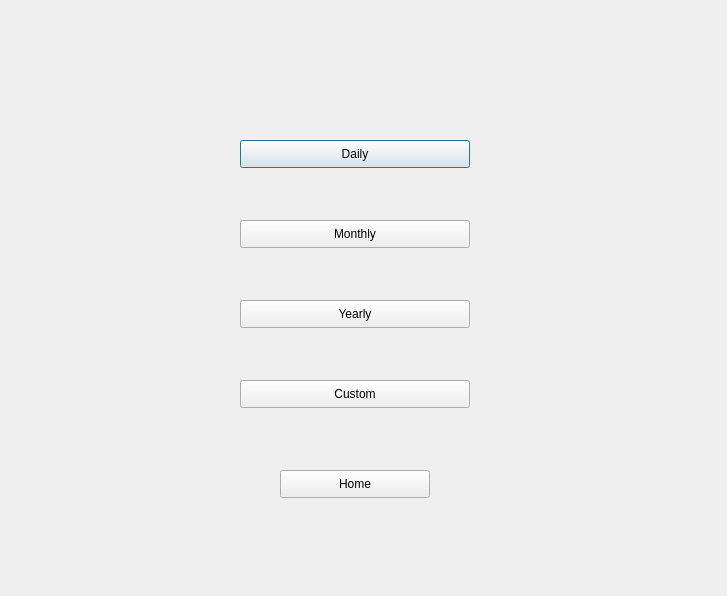
<?xml version="1.0" encoding="UTF-8"?>
<ui version="4.0">
 <class>Dialog</class>
 <widget class="QDialog" name="Dialog">
  <property name="geometry">
   <rect>
    <x>0</x>
    <y>0</y>
    <width>727</width>
    <height>596</height>
   </rect>
  </property>
  <property name="windowTitle">
   <string>Revenue</string>
  </property>
  <widget class="QPushButton" name="daily">
   <property name="geometry">
    <rect>
     <x>240</x>
     <y>140</y>
     <width>230</width>
     <height>28</height>
    </rect>
   </property>
   <property name="text">
    <string>Daily</string>
   </property>
  </widget>
  <widget class="QPushButton" name="monthly">
   <property name="geometry">
    <rect>
     <x>240</x>
     <y>220</y>
     <width>230</width>
     <height>28</height>
    </rect>
   </property>
   <property name="text">
    <string>Monthly</string>
   </property>
  </widget>
  <widget class="QPushButton" name="yearly">
   <property name="geometry">
    <rect>
     <x>240</x>
     <y>300</y>
     <width>230</width>
     <height>28</height>
    </rect>
   </property>
   <property name="text">
    <string>Yearly</string>
   </property>
  </widget>
  <widget class="QPushButton" name="custom">
   <property name="geometry">
    <rect>
     <x>240</x>
     <y>380</y>
     <width>230</width>
     <height>28</height>
    </rect>
   </property>
   <property name="text">
    <string>Custom</string>
   </property>
  </widget>
  <widget class="QPushButton" name="homeButton">
   <property name="geometry">
    <rect>
     <x>280</x>
     <y>470</y>
     <width>150</width>
     <height>28</height>
    </rect>
   </property>
   <property name="text">
    <string>Home</string>
   </property>
  </widget>
 </widget>
 <resources/>
 <connections/>
</ui>
